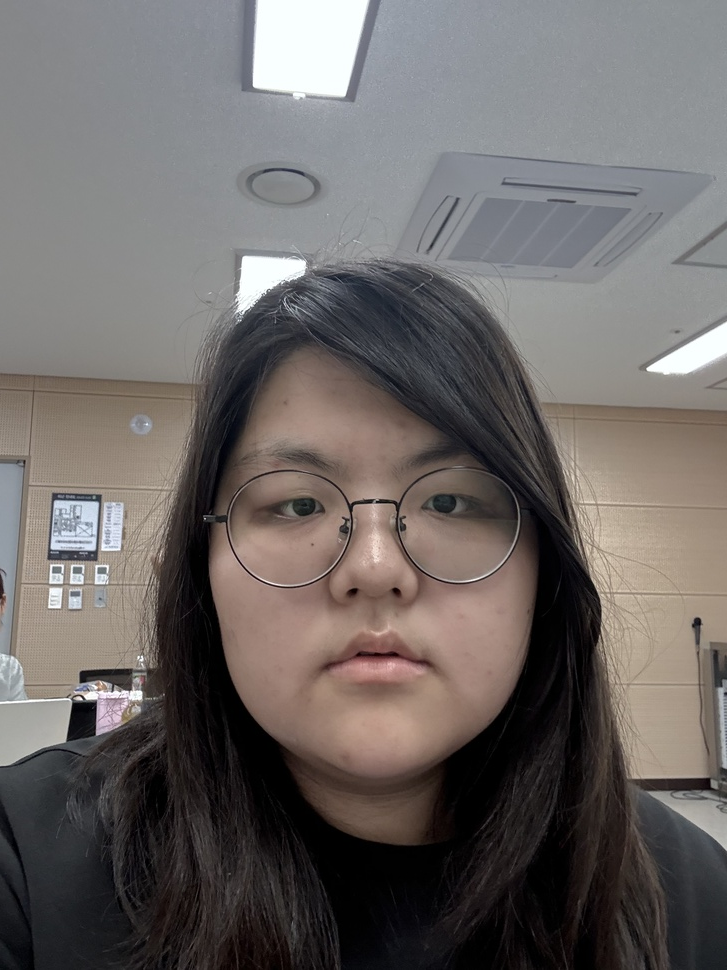
#> input picture 얼굴인식/faces/kimyuyeon.jpg, 727 x 970 px, shrunk from 2316 x 3088 before the run, given in place of the camera
$ python 2.py
#> lines starting #> are read from the running program, lines starting #| are printed output that depends on the picture; after the words box and inside, x2 and y2 are one past the last pixel; in counts of white or black regions, pixels touching at a corner belong together
import cv2
import csv
from datetime import datetime
import os

# -------------------------
# 1. 얼굴 인식용 준비
# -------------------------
face_cascade = cv2.CascadeClassifier(cv2.data.haarcascades + 'haarcascade_frontalface_default.xml')

# 예시: 이름과 얼굴 이미지 파일 연결 (여기선 단순히 한 명만 예제)
known_face_name = "홍길동"  # 감지 시 표시할 이름

# -------------------------
# 2. CSV 파일 준비
# -------------------------
filename = '출석.csv'
if not os.path.exists(filename):
    with open(filename, 'w', newline='', encoding='utf-8-sig') as f:
        writer = csv.writer(f)
        writer.writerow(['이름', '날짜', '시간'])

# -------------------------
# 3. 웹캠 시작
# -------------------------
cap = cv2.VideoCapture(0)

while True:
    ret, frame = cap.read()
#> frame is the input picture: shape (970, 727, 3); mean B, G, R 101.4, 103.2, 108.4
    if not ret:
        print("카메라를 가져올 수 없습니다.")
        break

    gray = cv2.cvtColor(frame, cv2.COLOR_BGR2GRAY)
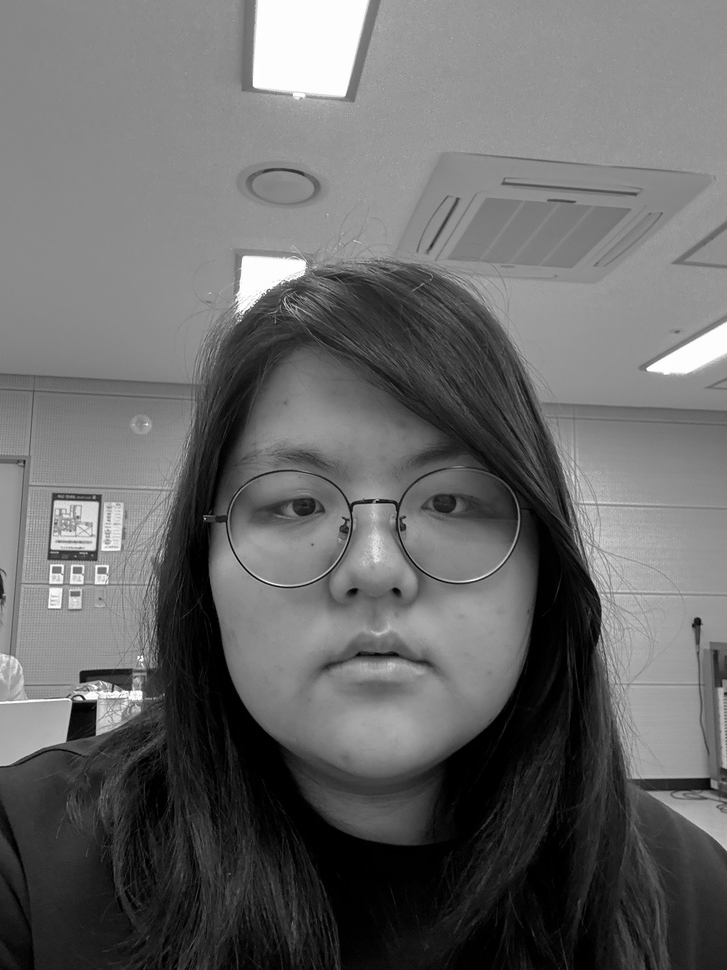
#> gray: shape (970, 727); min 0, max 255, mean 104.5
    faces = face_cascade.detectMultiScale(gray, scaleFactor=1.1, minNeighbors=5)
#> faces = [[177, 368, 387, 387]]

    if len(faces) == 0:
        cv2.putText(frame, "얼굴 감지 실패", (20, 30), cv2.FONT_HERSHEY_SIMPLEX, 1, (0, 0, 255), 2)
    else:
        for (x, y, w, h) in faces:
            cv2.rectangle(frame, (x, y), (x+w, y+h), (0, 255, 0), 2)
            cv2.putText(frame, known_face_name, (x, y-10), cv2.FONT_HERSHEY_SIMPLEX, 1, (0, 255, 0), 2)

            # -------------------------
            # 4. 출석 기록 저장
            # -------------------------
            now = datetime.now()
            date = now.strftime("%Y-%m-%d")
            time = now.strftime("%H:%M:%S")

            # 기존 기록 확인 후 중복 방지
            with open(filename, 'r', encoding='utf-8-sig') as f:
                lines = f.readlines()
            names_in_file = [line.split(',')[0] for line in lines[1:]]
            if known_face_name not in names_in_file:
                with open(filename, 'a', newline='', encoding='utf-8-sig') as f:
                    writer = csv.writer(f)
                    writer.writerow([known_face_name, date, time])
                print(f"{known_face_name} 출석 기록 완료: {date} {time}")
#> this loop made 1 pass
#> (x, y, w, h, date, time) on pass 1: (177, 368, 387, 387, '2026-11-20', '09:46:57')
#| 홍길동 출석 기록 완료: 2026-11-20 09:46:57
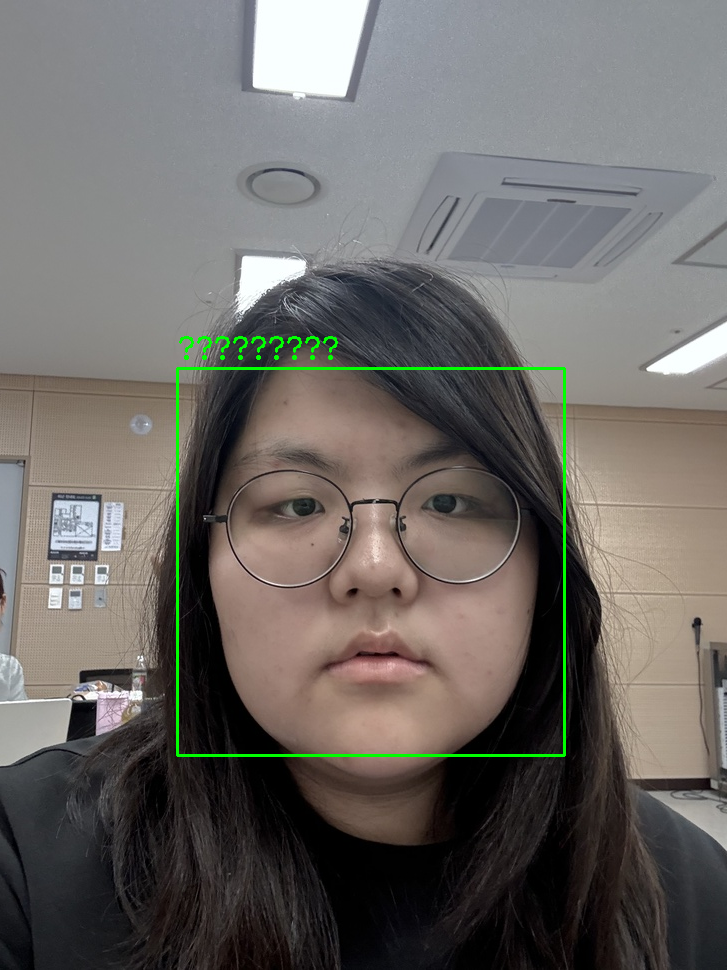
#> frame: shape (970, 727, 3); 0.8% of pixels changed, all inside (x1, y1, x2, y2) = (176, 336, 566, 757)

    cv2.imshow('출석부', frame)

    if cv2.waitKey(1) & 0xFF == ord('q'):  # q 누르면 종료
#> (key q is pressed here)
        break

cap.release()
cv2.destroyAllWindows()

$ run again, on 얼굴인식/faces/lee.jpg
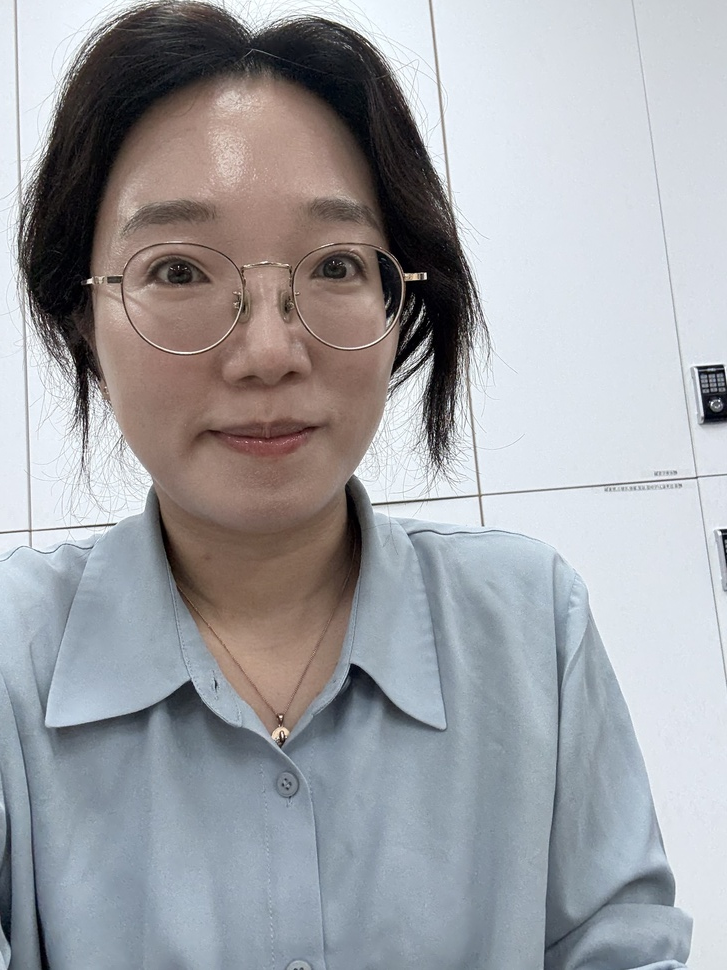
#> input picture 얼굴인식/faces/lee.jpg, 727 x 970 px, shrunk from 2316 x 3088 before the run, given in place of the camera
#> frame is the input picture: shape (970, 727, 3); mean B, G, R 165.5, 161.1, 159.8
#> `gray = cv2.cvtColor(frame, cv2.COLOR_BGR2GRAY)`:
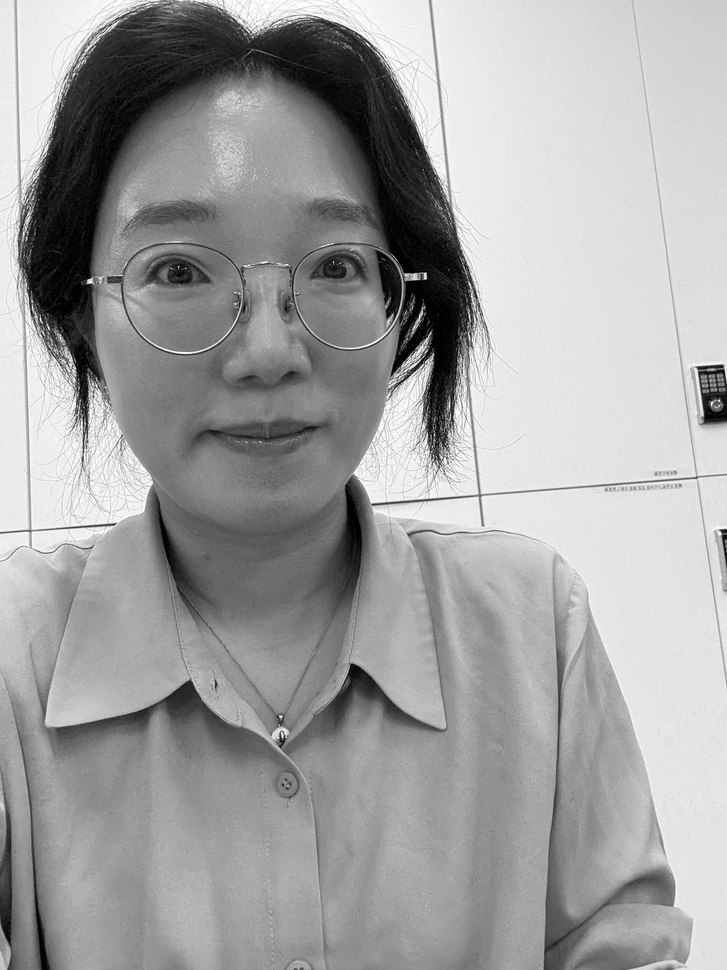
#> gray: shape (970, 727); min 0, max 255, mean 161.2
#> faces = [[54, 105, 394, 394]]
#> the loop `for (x, y, w, h) in faces:` made 1 pass
#> (x, y, w, h, date, time) on pass 1: (54, 105, 394, 394, '2026-11-20', '09:46:58')
#> (printed output is left out)
#> after the loop `for (x, y, w, h) in faces:`:
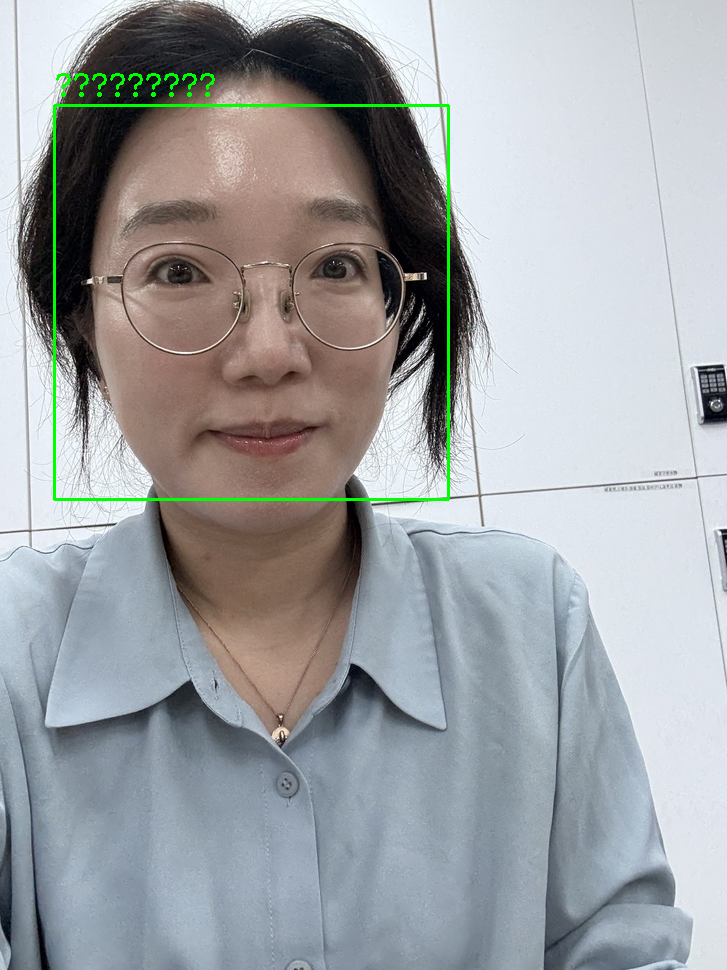
#> frame: shape (970, 727, 3); 0.81% of pixels changed, all inside (x1, y1, x2, y2) = (53, 73, 450, 501)
